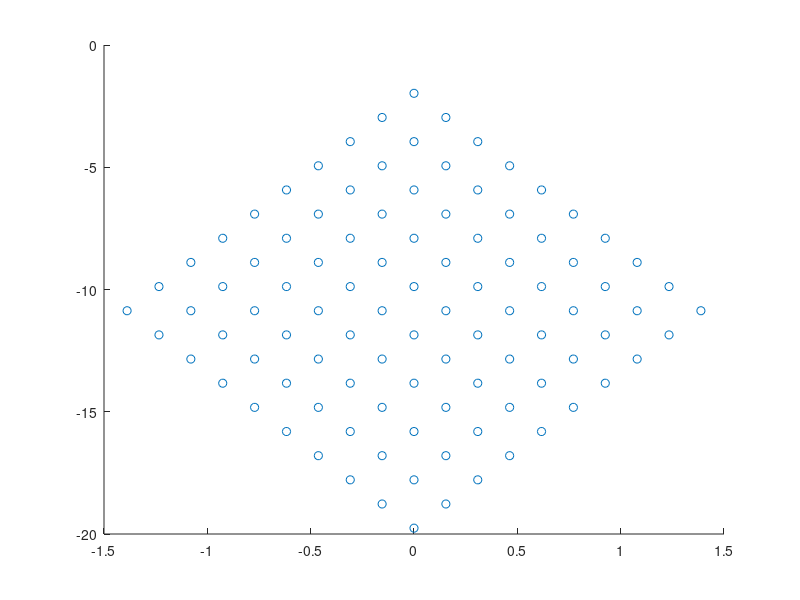

The MATLAB script that drew this image:
% run using octave --persist iso.m
a = 30;
b = 30;
ISO = [ cos(a) -cos(b) 0; sin(a) sin(b) 1; 0 0 0 ];
m = zeros(3,100);
pos=1;
for i = 1:10
 for j = 1:10
  m(1,pos) = i;
  m(2,pos) = j;
  pos = pos + 1;
 end
end
PROJ = ISO * m;
x = m(1,:);
y = m(2,:);
%scatter(x,y);
xp = PROJ(1,:);
yp = PROJ(2,:);
scatter(xp,yp);
